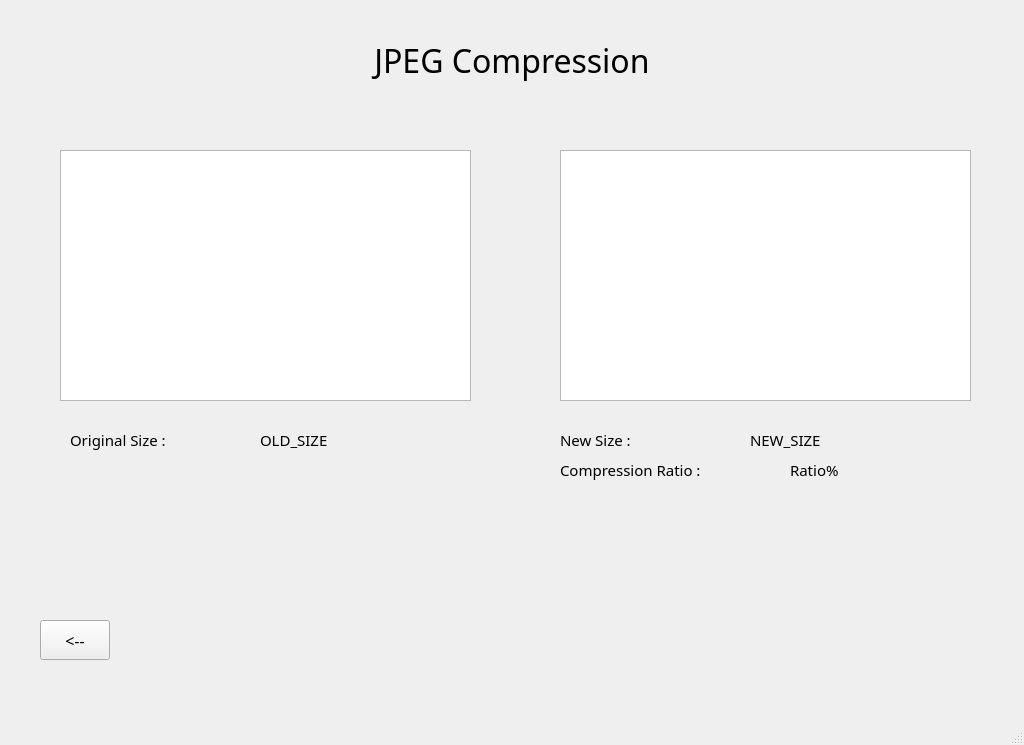
<?xml version="1.0" encoding="UTF-8"?>
<ui version="4.0">
 <class>MainWindow</class>
 <widget class="QMainWindow" name="MainWindow">
  <property name="geometry">
   <rect>
    <x>0</x>
    <y>0</y>
    <width>1024</width>
    <height>745</height>
   </rect>
  </property>
  <property name="windowTitle">
   <string>MainWindow</string>
  </property>
  <widget class="QWidget" name="centralwidget">
   <widget class="QPushButton" name="home_button">
    <property name="geometry">
     <rect>
      <x>40</x>
      <y>620</y>
      <width>70</width>
      <height>40</height>
     </rect>
    </property>
    <property name="font">
     <font>
      <family>JetBrains Mono</family>
      <pointsize>12</pointsize>
     </font>
    </property>
    <property name="cursor">
     <cursorShape>PointingHandCursor</cursorShape>
    </property>
    <property name="statusTip">
     <string>To Home?</string>
    </property>
    <property name="text">
     <string>&lt;--</string>
    </property>
   </widget>
   <widget class="QGraphicsView" name="old_image_view">
    <property name="geometry">
     <rect>
      <x>60</x>
      <y>150</y>
      <width>411</width>
      <height>251</height>
     </rect>
    </property>
    <property name="verticalScrollBarPolicy">
     <enum>Qt::ScrollBarAlwaysOff</enum>
    </property>
    <property name="horizontalScrollBarPolicy">
     <enum>Qt::ScrollBarAlwaysOff</enum>
    </property>
   </widget>
   <widget class="QGraphicsView" name="new_image_view">
    <property name="geometry">
     <rect>
      <x>560</x>
      <y>150</y>
      <width>411</width>
      <height>251</height>
     </rect>
    </property>
    <property name="verticalScrollBarPolicy">
     <enum>Qt::ScrollBarAlwaysOff</enum>
    </property>
    <property name="horizontalScrollBarPolicy">
     <enum>Qt::ScrollBarAlwaysOff</enum>
    </property>
   </widget>
   <widget class="QLabel" name="osize_lable">
    <property name="geometry">
     <rect>
      <x>70</x>
      <y>420</y>
      <width>171</width>
      <height>41</height>
     </rect>
    </property>
    <property name="font">
     <font>
      <family>JetBrains Mono</family>
      <pointsize>12</pointsize>
     </font>
    </property>
    <property name="text">
     <string>&lt;html&gt;&lt;head/&gt;&lt;body&gt;&lt;p&gt;&lt;span style=&quot; font-size:11pt;&quot;&gt;Original Size :&lt;/span&gt;&lt;/p&gt;&lt;/body&gt;&lt;/html&gt;</string>
    </property>
   </widget>
   <widget class="QLabel" name="osize_value">
    <property name="geometry">
     <rect>
      <x>260</x>
      <y>420</y>
      <width>171</width>
      <height>41</height>
     </rect>
    </property>
    <property name="font">
     <font>
      <family>JetBrains Mono</family>
      <pointsize>12</pointsize>
     </font>
    </property>
    <property name="text">
     <string>&lt;html&gt;&lt;head/&gt;&lt;body&gt;&lt;p&gt;&lt;span style=&quot; font-size:11pt;&quot;&gt;OLD_SIZE&lt;/span&gt;&lt;/p&gt;&lt;/body&gt;&lt;/html&gt;</string>
    </property>
   </widget>
   <widget class="QLabel" name="nsize_value">
    <property name="geometry">
     <rect>
      <x>750</x>
      <y>420</y>
      <width>171</width>
      <height>41</height>
     </rect>
    </property>
    <property name="font">
     <font>
      <family>JetBrains Mono</family>
      <pointsize>12</pointsize>
     </font>
    </property>
    <property name="text">
     <string>&lt;html&gt;&lt;head/&gt;&lt;body&gt;&lt;p&gt;&lt;span style=&quot; font-size:11pt;&quot;&gt;NEW_SIZE&lt;/span&gt;&lt;/p&gt;&lt;/body&gt;&lt;/html&gt;</string>
    </property>
   </widget>
   <widget class="QLabel" name="nsize_label">
    <property name="geometry">
     <rect>
      <x>560</x>
      <y>420</y>
      <width>171</width>
      <height>41</height>
     </rect>
    </property>
    <property name="font">
     <font>
      <family>JetBrains Mono</family>
      <pointsize>12</pointsize>
     </font>
    </property>
    <property name="text">
     <string>&lt;html&gt;&lt;head/&gt;&lt;body&gt;&lt;p&gt;&lt;span style=&quot; font-size:11pt;&quot;&gt;New Size :&lt;/span&gt;&lt;/p&gt;&lt;/body&gt;&lt;/html&gt;</string>
    </property>
   </widget>
   <widget class="QLabel" name="comp_label">
    <property name="geometry">
     <rect>
      <x>560</x>
      <y>450</y>
      <width>331</width>
      <height>41</height>
     </rect>
    </property>
    <property name="font">
     <font>
      <family>JetBrains Mono</family>
      <pointsize>12</pointsize>
     </font>
    </property>
    <property name="text">
     <string>&lt;html&gt;&lt;head/&gt;&lt;body&gt;&lt;p&gt;&lt;span style=&quot; font-size:11pt;&quot;&gt;Compression Ratio :&lt;/span&gt;&lt;/p&gt;&lt;/body&gt;&lt;/html&gt;</string>
    </property>
   </widget>
   <widget class="QLabel" name="comp_value">
    <property name="geometry">
     <rect>
      <x>790</x>
      <y>450</y>
      <width>171</width>
      <height>41</height>
     </rect>
    </property>
    <property name="font">
     <font>
      <family>JetBrains Mono</family>
      <pointsize>12</pointsize>
     </font>
    </property>
    <property name="text">
     <string>&lt;html&gt;&lt;head/&gt;&lt;body&gt;&lt;p&gt;&lt;span style=&quot; font-size:11pt;&quot;&gt;Ratio%&lt;/span&gt;&lt;/p&gt;&lt;/body&gt;&lt;/html&gt;</string>
    </property>
   </widget>
   <widget class="QLabel" name="heading">
    <property name="geometry">
     <rect>
      <x>0</x>
      <y>10</y>
      <width>1024</width>
      <height>101</height>
     </rect>
    </property>
    <property name="font">
     <font>
      <family>JetBrains Mono</family>
      <weight>50</weight>
      <bold>false</bold>
     </font>
    </property>
    <property name="cursor">
     <cursorShape>ArrowCursor</cursorShape>
    </property>
    <property name="statusTip">
     <string/>
    </property>
    <property name="text">
     <string>&lt;html&gt;&lt;head/&gt;&lt;body&gt;&lt;p align=&quot;center&quot;&gt;&lt;span style=&quot; font-size:24pt;&quot;&gt;JPEG Compression&lt;/span&gt;&lt;/p&gt;&lt;/body&gt;&lt;/html&gt;</string>
    </property>
   </widget>
  </widget>
  <widget class="QMenuBar" name="menubar">
   <property name="geometry">
    <rect>
     <x>0</x>
     <y>0</y>
     <width>1024</width>
     <height>26</height>
    </rect>
   </property>
  </widget>
  <widget class="QStatusBar" name="statusbar"/>
 </widget>
 <resources/>
 <connections/>
</ui>
